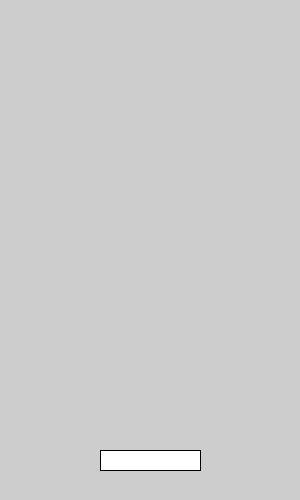
Frame 1 (no input)
Frame 60 (the mouse pressed at the canvas centre just before this capture): identical to frame 1, image omitted
Frame 120 (the mouse held since frame 60 and released just before this capture): identical to frame 1, image omitted

The Processing sketch that drew this single still picture (run headless with seeded random() and noise(); from frame 60 on, the mouse is pressed at the canvas centre):

// Processing sketch: player
// ── player.pde
class Player {
  int size = 100;
  int x = width/2 - size/2,y = height - 50;
  void move() {
    if( keyPressed ) {
      if( keyCode == RIGHT ) {
        if( x + size  <= width ) {
          x += 3;
        }  
      }
      else if(keyCode  == LEFT ) {
        if( x >= 0 ) {
          x -= 3;
        }  
      }
    }
  }  
  void display() {
    rect(x,y,size,20);
  }
}  

Player p1;
void setup() {
  size(300,500);
  p1 = new Player();
}

void draw() {
  background(205);
  p1.display();
  p1.move();
}  
